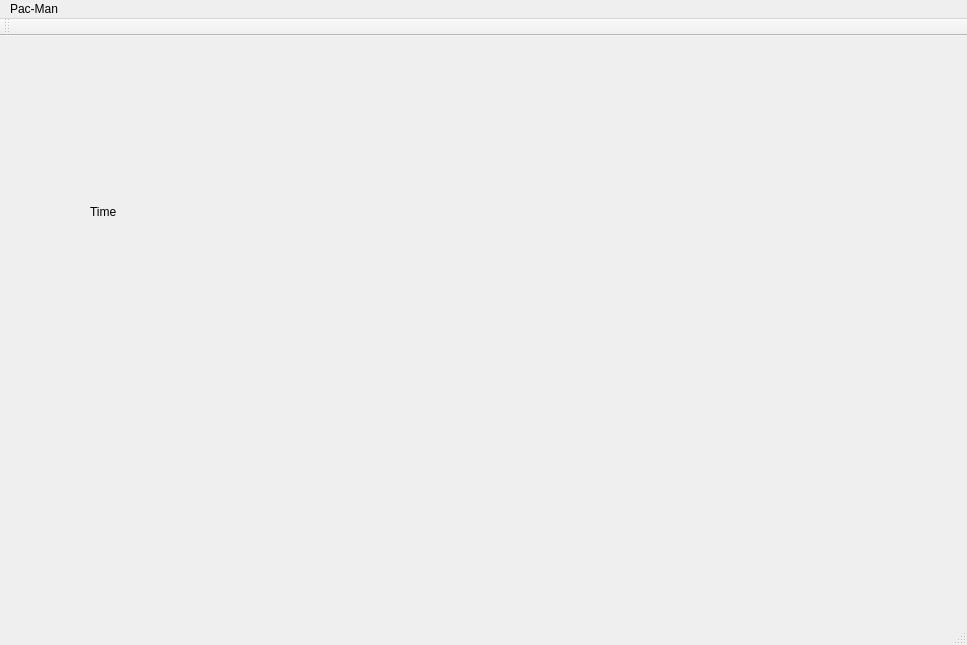
<?xml version="1.0" encoding="UTF-8"?>
<ui version="4.0">
 <class>MainWindow</class>
 <widget class="QMainWindow" name="MainWindow">
  <property name="geometry">
   <rect>
    <x>0</x>
    <y>0</y>
    <width>967</width>
    <height>645</height>
   </rect>
  </property>
  <property name="windowTitle">
   <string>MainWindow</string>
  </property>
  <widget class="QWidget" name="centralWidget">
   <widget class="QWidget" name="verticalLayoutWidget">
    <property name="geometry">
     <rect>
      <x>290</x>
      <y>10</y>
      <width>371</width>
      <height>331</height>
     </rect>
    </property>
    <layout class="QVBoxLayout" name="verticalLayout">
     <item>
      <widget class="QLabel" name="label">
       <property name="font">
        <font>
         <pointsize>20</pointsize>
        </font>
       </property>
       <property name="text">
        <string/>
       </property>
      </widget>
     </item>
    </layout>
   </widget>
   <widget class="QLabel" name="time">
    <property name="geometry">
     <rect>
      <x>90</x>
      <y>160</y>
      <width>111</width>
      <height>31</height>
     </rect>
    </property>
    <property name="text">
     <string>Time</string>
    </property>
   </widget>
  </widget>
  <widget class="QMenuBar" name="menuBar">
   <property name="geometry">
    <rect>
     <x>0</x>
     <y>0</y>
     <width>967</width>
     <height>26</height>
    </rect>
   </property>
   <widget class="QMenu" name="menuPac_Man">
    <property name="title">
     <string>Pac-Man</string>
    </property>
   </widget>
   <addaction name="menuPac_Man"/>
  </widget>
  <widget class="QToolBar" name="mainToolBar">
   <attribute name="toolBarArea">
    <enum>TopToolBarArea</enum>
   </attribute>
   <attribute name="toolBarBreak">
    <bool>false</bool>
   </attribute>
  </widget>
  <widget class="QStatusBar" name="statusBar"/>
 </widget>
 <layoutdefault spacing="6" margin="11"/>
 <resources/>
 <connections/>
</ui>
